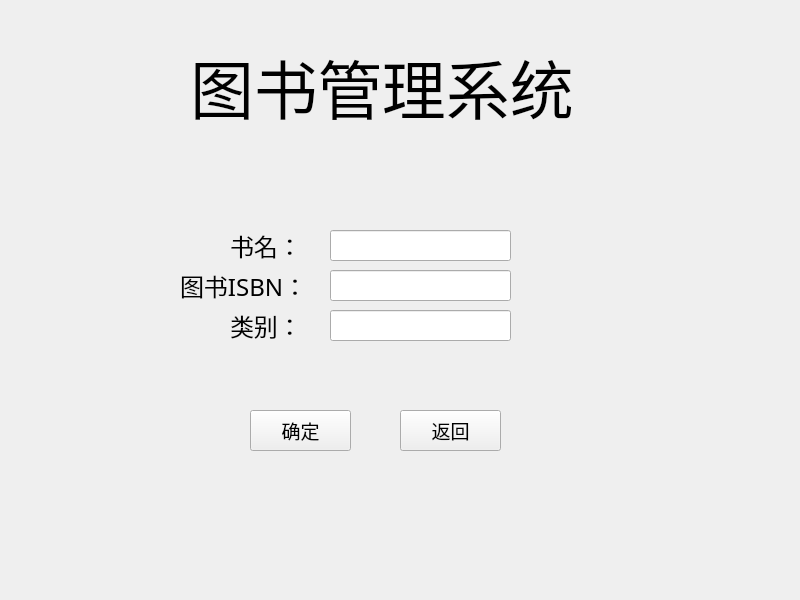
<?xml version="1.0" encoding="UTF-8"?>
<ui version="4.0">
 <class>SearchBook</class>
 <widget class="QWidget" name="SearchBook">
  <property name="geometry">
   <rect>
    <x>0</x>
    <y>0</y>
    <width>800</width>
    <height>600</height>
   </rect>
  </property>
  <property name="windowTitle">
   <string>Form</string>
  </property>
  <widget class="QLabel" name="label_6">
   <property name="geometry">
    <rect>
     <x>180</x>
     <y>270</y>
     <width>131</width>
     <height>31</height>
    </rect>
   </property>
   <property name="font">
    <font>
     <family>楷体</family>
     <pointsize>18</pointsize>
    </font>
   </property>
   <property name="text">
    <string>图书ISBN：</string>
   </property>
  </widget>
  <widget class="QLineEdit" name="lineEdit_2">
   <property name="geometry">
    <rect>
     <x>330</x>
     <y>230</y>
     <width>181</width>
     <height>31</height>
    </rect>
   </property>
   <property name="font">
    <font>
     <family>黑体</family>
     <pointsize>12</pointsize>
    </font>
   </property>
   <property name="text">
    <string/>
   </property>
  </widget>
  <widget class="QPushButton" name="pushButton_3">
   <property name="geometry">
    <rect>
     <x>250</x>
     <y>410</y>
     <width>101</width>
     <height>41</height>
    </rect>
   </property>
   <property name="font">
    <font>
     <family>楷体</family>
     <pointsize>14</pointsize>
    </font>
   </property>
   <property name="text">
    <string>确定</string>
   </property>
  </widget>
  <widget class="QLineEdit" name="lineEdit_6">
   <property name="geometry">
    <rect>
     <x>330</x>
     <y>270</y>
     <width>181</width>
     <height>31</height>
    </rect>
   </property>
   <property name="font">
    <font>
     <family>黑体</family>
     <pointsize>12</pointsize>
    </font>
   </property>
   <property name="text">
    <string/>
   </property>
  </widget>
  <widget class="QPushButton" name="pushButton_2">
   <property name="geometry">
    <rect>
     <x>400</x>
     <y>410</y>
     <width>101</width>
     <height>41</height>
    </rect>
   </property>
   <property name="font">
    <font>
     <family>楷体</family>
     <pointsize>14</pointsize>
    </font>
   </property>
   <property name="text">
    <string>返回</string>
   </property>
  </widget>
  <widget class="QLabel" name="label_7">
   <property name="geometry">
    <rect>
     <x>230</x>
     <y>230</y>
     <width>141</width>
     <height>31</height>
    </rect>
   </property>
   <property name="font">
    <font>
     <family>楷体</family>
     <pointsize>18</pointsize>
    </font>
   </property>
   <property name="text">
    <string>书名：</string>
   </property>
  </widget>
  <widget class="QLabel" name="label_8">
   <property name="geometry">
    <rect>
     <x>190</x>
     <y>30</y>
     <width>591</width>
     <height>111</height>
    </rect>
   </property>
   <property name="font">
    <font>
     <family>华文行楷</family>
     <pointsize>48</pointsize>
    </font>
   </property>
   <property name="text">
    <string>图书管理系统</string>
   </property>
  </widget>
  <widget class="QLineEdit" name="lineEdit_3">
   <property name="geometry">
    <rect>
     <x>330</x>
     <y>310</y>
     <width>181</width>
     <height>31</height>
    </rect>
   </property>
   <property name="font">
    <font>
     <family>黑体</family>
     <pointsize>12</pointsize>
    </font>
   </property>
   <property name="text">
    <string/>
   </property>
  </widget>
  <widget class="QLabel" name="label_9">
   <property name="geometry">
    <rect>
     <x>230</x>
     <y>310</y>
     <width>141</width>
     <height>31</height>
    </rect>
   </property>
   <property name="font">
    <font>
     <family>楷体</family>
     <pointsize>18</pointsize>
    </font>
   </property>
   <property name="text">
    <string>类别：</string>
   </property>
  </widget>
 </widget>
 <resources/>
 <connections/>
</ui>
